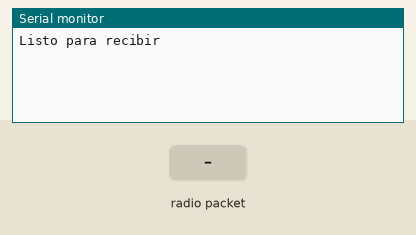
Recording of a sketch running on a simulated Arduino Uno, built with avr-gcc and run on an emulated ATmega328P. Parts: the last lines printed to the serial monitor. The test bench sets the inputs (shaded band). No radio packets arrive unless stated.

Above: at 1.2 s.
1.3 s: radio packet "5" arrives
At 1.38 s:
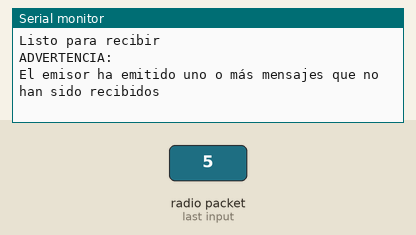
At 2.7 s:
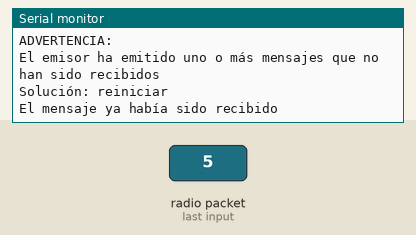

The sketch:

Receptor.ino
```cpp
/* Proyecto "Vitamina C"
 * Primera versión: 10 de marzo del 2020
 * Ultima modificación: 8 de abril del 2020
 * Programa del receptor de radio
 * __________________________
 * ADVERTENCIAS:
 * -Este programa por ahora solo recibe los mensajes, y los muestra por el monitor serie,
 * todavía no se ha comunicado con el programa de C.
 * -Ahora se muestran mensajes que sirven a modo de comprobación de que se recibe
 * la señal, pero que para el proyecto habrá que eliminar.
 * __________________________
 * Notas:
 * -La comprobación de la pérdida de mensajes puede hacerse en el programa de C o en este.
 * (Al hacerlo en C podría hacer que sea más fácil e inmediato mostrar un aviso al usuario).
 * -Este programa no quita ni el número de bloque ni el #· final. El mensaje no se cambia,
 *  se muestra exactamente lo que se recibe.
 * __________________________
 * Este programa utiliza los módulos RF de la banda de 433MHz
 * Los módulos utilizados para las pruebas son del tipo FS1000A (Emisor) y XY-MK-5V (Receptor)*/
#include <VirtualWire.h>

//Pin al que se conecta el receptor
#define receptor 2

//Si esta opción está activada en el emisor, los mensajes se emiten dos veces. Activando esta opción
//en este programa se descartan los mensajes repetidos. (Es útil cuando la señal no llega muy bien y
//algunos mensajes no son recibidos
const boolean dobleenvio = true;
int i;
int bloque;
int anteriorbloque=0;

void setup() {
  vw_setup(3000); //Velocidad de transmisión en bps
  vw_set_rx_pin(receptor); //Establece el pin
  vw_rx_start(); //Comienza la recepción
  Serial.begin(9600); //Inicia puerto serie
  Serial.println("Listo para recibir");
}

void loop() {
  uint8_t entrante[VW_MAX_MESSAGE_LEN]; //Recibe mensaje
  uint8_t longitud = VW_MAX_MESSAGE_LEN; //Recibe lontigud del mensaje
  if (vw_get_message(entrante, &longitud)){ //Verifica si hay mensaje
    if (dobleenvio==false){ //No se envían los mensajes dos veces, por lo que no comprueba si están repetidos
      mensajesperdidos(entrante, bloque, anteriorbloque); //Función que comprueba si se han perdido mensajes y advierte
      anteriorbloque=bloque;
      for (i=0;i<longitud;i++){ //Se muestra el mensaje
         Serial.print((char)entrante[i]);
      }
      Serial.println("\n_________________________________");
    }
    //Si los mensajes se envían dos veces
    else if (dobleenvio==true){
       mensajesperdidos(entrante, bloque, anteriorbloque);
       if (bloque!=anteriorbloque){ //Comprueba si ese bloque ya se ha recibido
          anteriorbloque=bloque;
          for (i=0;i<longitud;i++) //Se muestra el mensaje
              Serial.print((char)entrante[i]);
          Serial.println("\n-------------");
       }
       else {
          //Como el mensaje ya había sido recibido, no lo lee. (Advierte - a modo de comprobación - de que el mensaje ya se había recibido).
          Serial.println("El mensaje ya había sido recibido");
       }
    }
  }
}

void mensajesperdidos(char entrante[], int bloque, int anteriorbloque){
       //Primero leo el número de bloque que está llegando
       bloque = ((entrante[0]-'0')*100)+((entrante[1]-'0')*10)+(entrante[2])-'0';
       //Comprueba que entre el mensaje recibido y el anterior recibido no ha habido ninguno que se haya perdido
       //Muestra una advertencia si se han perdido mensajes (los mensajes por el puerto serie son para las pruebas)
       if ((bloque-anteriorbloque)>1){
          Serial.println("ADVERTENCIA:");
          Serial.println("El emisor ha emitido uno o más mensajes que no han sido recibidos");
          Serial.println("Solución: reiniciar");
       }
}
```

Measured:
- after the input at 1.3 s, the serial monitor: prints a new line at once (image 1)
